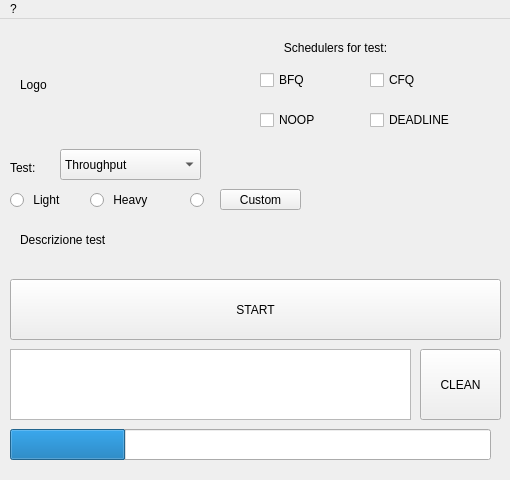
<?xml version="1.0" encoding="UTF-8"?>
<ui version="4.0">
 <class>WinMain</class>
 <widget class="QMainWindow" name="WinMain">
  <property name="geometry">
   <rect>
    <x>0</x>
    <y>0</y>
    <width>510</width>
    <height>480</height>
   </rect>
  </property>
  <property name="minimumSize">
   <size>
    <width>510</width>
    <height>480</height>
   </size>
  </property>
  <property name="maximumSize">
   <size>
    <width>510</width>
    <height>480</height>
   </size>
  </property>
  <property name="windowTitle">
   <string>S-GUI</string>
  </property>
  <widget class="QWidget" name="centralWidget">
   <widget class="QComboBox" name="test_selector">
    <property name="geometry">
     <rect>
      <x>60</x>
      <y>130</y>
      <width>141</width>
      <height>31</height>
     </rect>
    </property>
    <item>
     <property name="text">
      <string>Throughput</string>
     </property>
    </item>
    <item>
     <property name="text">
      <string>Responsivness</string>
     </property>
    </item>
   </widget>
   <widget class="QLabel" name="lbl_scheduler">
    <property name="geometry">
     <rect>
      <x>250</x>
      <y>20</y>
      <width>171</width>
      <height>17</height>
     </rect>
    </property>
    <property name="text">
     <string>Schedulers for test:</string>
    </property>
    <property name="alignment">
     <set>Qt::AlignCenter</set>
    </property>
   </widget>
   <widget class="QPushButton" name="btn_start">
    <property name="geometry">
     <rect>
      <x>10</x>
      <y>260</y>
      <width>491</width>
      <height>61</height>
     </rect>
    </property>
    <property name="maximumSize">
     <size>
      <width>800</width>
      <height>600</height>
     </size>
    </property>
    <property name="text">
     <string>START</string>
    </property>
   </widget>
   <widget class="QLabel" name="logo">
    <property name="geometry">
     <rect>
      <x>20</x>
      <y>10</y>
      <width>221</width>
      <height>111</height>
     </rect>
    </property>
    <property name="maximumSize">
     <size>
      <width>800</width>
      <height>600</height>
     </size>
    </property>
    <property name="text">
     <string>Logo</string>
    </property>
   </widget>
   <widget class="QLabel" name="lbl_test">
    <property name="geometry">
     <rect>
      <x>10</x>
      <y>140</y>
      <width>59</width>
      <height>17</height>
     </rect>
    </property>
    <property name="text">
     <string>Test:</string>
    </property>
   </widget>
   <widget class="QProgressBar" name="progressBar">
    <property name="geometry">
     <rect>
      <x>10</x>
      <y>410</y>
      <width>481</width>
      <height>31</height>
     </rect>
    </property>
    <property name="value">
     <number>24</number>
    </property>
    <property name="format">
     <string/>
    </property>
   </widget>
   <widget class="QRadioButton" name="rbtn_light">
    <property name="geometry">
     <rect>
      <x>10</x>
      <y>170</y>
      <width>81</width>
      <height>22</height>
     </rect>
    </property>
    <property name="text">
     <string> Light</string>
    </property>
   </widget>
   <widget class="QRadioButton" name="rbtn_heavy">
    <property name="geometry">
     <rect>
      <x>90</x>
      <y>170</y>
      <width>91</width>
      <height>22</height>
     </rect>
    </property>
    <property name="text">
     <string> Heavy</string>
    </property>
   </widget>
   <widget class="QRadioButton" name="rbtn_custom">
    <property name="geometry">
     <rect>
      <x>190</x>
      <y>170</y>
      <width>20</width>
      <height>22</height>
     </rect>
    </property>
    <property name="text">
     <string/>
    </property>
   </widget>
   <widget class="QPushButton" name="btn_custom">
    <property name="geometry">
     <rect>
      <x>220</x>
      <y>170</y>
      <width>81</width>
      <height>21</height>
     </rect>
    </property>
    <property name="text">
     <string>Custom</string>
    </property>
   </widget>
   <widget class="QCheckBox" name="box_1">
    <property name="geometry">
     <rect>
      <x>260</x>
      <y>50</y>
      <width>86</width>
      <height>22</height>
     </rect>
    </property>
    <property name="text">
     <string>BFQ</string>
    </property>
   </widget>
   <widget class="QCheckBox" name="box_2">
    <property name="geometry">
     <rect>
      <x>370</x>
      <y>50</y>
      <width>86</width>
      <height>22</height>
     </rect>
    </property>
    <property name="text">
     <string>CFQ</string>
    </property>
   </widget>
   <widget class="QCheckBox" name="box_3">
    <property name="geometry">
     <rect>
      <x>260</x>
      <y>90</y>
      <width>86</width>
      <height>22</height>
     </rect>
    </property>
    <property name="text">
     <string>NOOP</string>
    </property>
   </widget>
   <widget class="QCheckBox" name="box_4">
    <property name="geometry">
     <rect>
      <x>370</x>
      <y>90</y>
      <width>101</width>
      <height>22</height>
     </rect>
    </property>
    <property name="text">
     <string>DEADLINE</string>
    </property>
   </widget>
   <widget class="QPushButton" name="btn_clean">
    <property name="geometry">
     <rect>
      <x>420</x>
      <y>330</y>
      <width>81</width>
      <height>71</height>
     </rect>
    </property>
    <property name="text">
     <string>CLEAN</string>
    </property>
   </widget>
   <widget class="QLabel" name="lbl_test_description">
    <property name="geometry">
     <rect>
      <x>20</x>
      <y>190</y>
      <width>481</width>
      <height>61</height>
     </rect>
    </property>
    <property name="text">
     <string>Descrizione test</string>
    </property>
   </widget>
   <widget class="QListWidget" name="lst_history">
    <property name="geometry">
     <rect>
      <x>10</x>
      <y>330</y>
      <width>401</width>
      <height>71</height>
     </rect>
    </property>
    <property name="font">
     <font>
      <pointsize>9</pointsize>
     </font>
    </property>
   </widget>
  </widget>
  <widget class="QMenuBar" name="menuBar">
   <property name="geometry">
    <rect>
     <x>0</x>
     <y>0</y>
     <width>510</width>
     <height>27</height>
    </rect>
   </property>
   <widget class="QMenu" name="menu">
    <property name="title">
     <string>?</string>
    </property>
    <addaction name="actionInfo_benchmark"/>
    <addaction name="actionCredits"/>
   </widget>
   <addaction name="menu"/>
  </widget>
  <action name="actionInfo_benchmark">
   <property name="text">
    <string>Info test</string>
   </property>
  </action>
  <action name="actionCredits">
   <property name="text">
    <string>Credits</string>
   </property>
  </action>
 </widget>
 <layoutdefault spacing="6" margin="11"/>
 <resources/>
 <connections/>
</ui>
